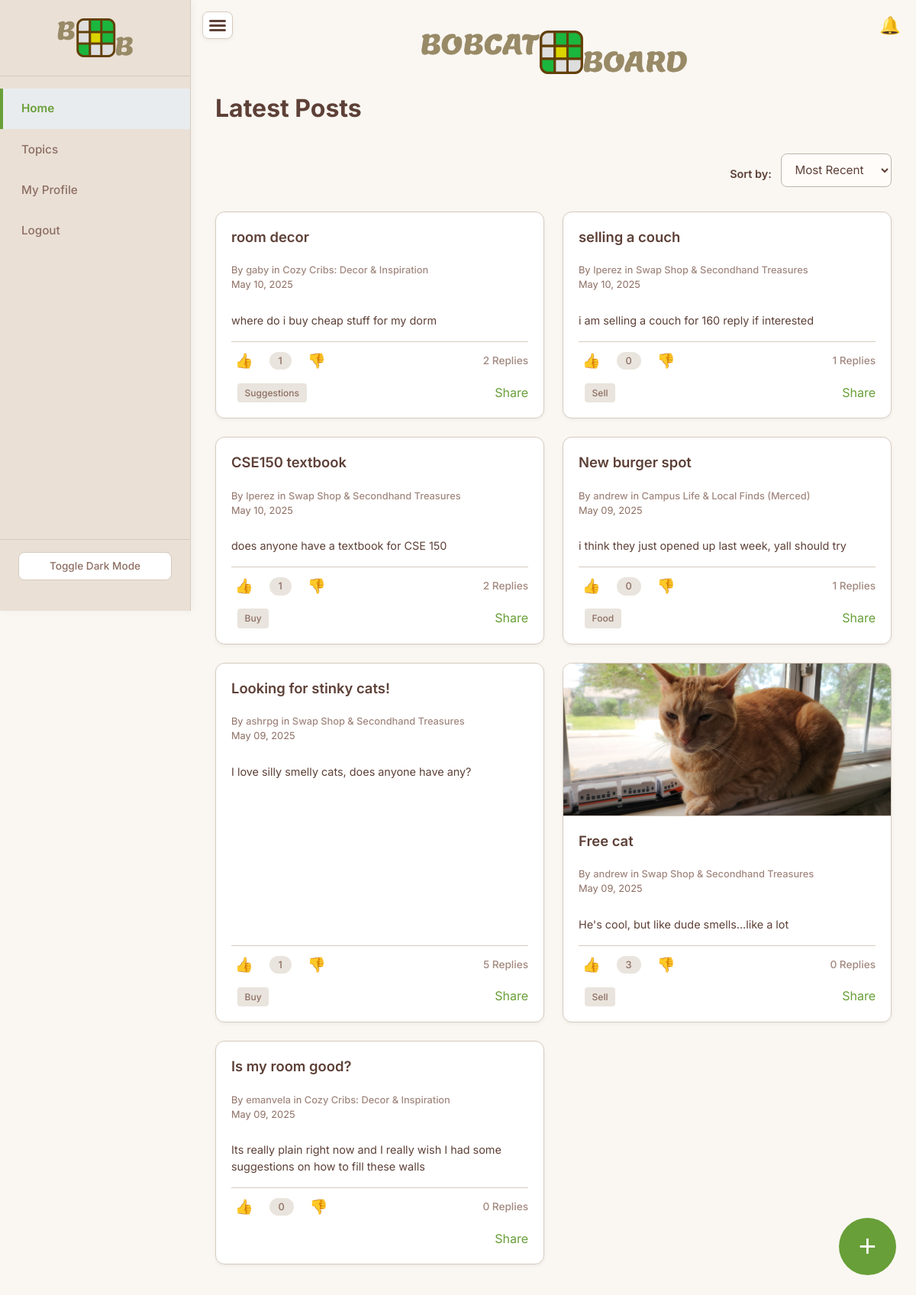
The app's page /home (signed in) with its own data.
### app/models.py (models this page shows, shortened)
class Post(db.Model):
    id = db.Column(db.Integer, primary_key=True)
    title = db.Column(db.String(200), nullable=False)
    content = db.Column(db.Text, nullable=False)
    timestamp = db.Column(db.DateTime, index=True, default=datetime.utcnow)
    edited = db.Column(db.Boolean, default=False)
    user_id = db.Column(db.Integer, db.ForeignKey('user.id'), nullable=False)
    topic_id = db.Column(db.Integer, db.ForeignKey('topic.id'), nullable=False)
    media_url = db.Column(db.String(255), nullable=True)
    tag = db.Column(db.String(50), nullable=True)
    author = db.relationship('User', back_populates='posts')
    topic = db.relationship('Topic', back_populates='posts')
    replies = db.relationship('Reply', back_populates='post', lazy='dynamic', cascade='all, delete-orphan')
    votes = db.relationship('Vote', back_populates='post', lazy='dynamic', cascade='all, delete-orphan')
    @property
    def upvotes_count(self):
        return Vote.query.filter_by(post_id=self.id, vote_type='upvote').count()
    @property
    def downvotes_count(self):
        return Vote.query.filter_by(post_id=self.id, vote_type='downvote').count()
    @property
    def score(self):
        return self.upvotes_count - self.downvotes_count

class User(UserMixin, db.Model):
    id = db.Column(db.Integer, primary_key=True)
    username = db.Column(db.String(150), unique=True, nullable=False)
    email = db.Column(db.String(120), unique=True, nullable=False)
    password = db.Column(db.String(150), nullable=False)
    role = db.Column(db.String(10), nullable=False, default='student')
    profile_picture = db.Column(db.String(255), nullable=True)
    posts = db.relationship('Post', back_populates='author', lazy='dynamic', cascade='all, delete-orphan')
    replies = db.relationship('Reply', back_populates='author', lazy='dynamic', cascade='all, delete-orphan')
    votes = db.relationship('Vote', back_populates='user', lazy='dynamic', cascade='all, delete-orphan')
    followers = db.relationship(
        'Follow',
        foreign_keys='Follow.user_id',
        backref='followed_user',
        lazy='dynamic',
        cascade='all, delete-orphan'
    )
    following = db.relationship(
        'Follow',
        foreign_keys='Follow.follower_id',
        backref='follower_user',
        lazy='dynamic',
        cascade='all, delete-orphan'
    )

class Topic(db.Model):
    id = db.Column(db.Integer, primary_key=True)
    name = db.Column(db.String(100), unique=True, nullable=False)
    description = db.Column(db.String(255), nullable=True)
    slug = db.Column(db.String(120), unique=True, nullable=False)
    posts = db.relationship('Post', back_populates='topic', lazy='dynamic', cascade='all, delete-orphan')

### app/routes.py (the view)
@main.route('/home')
@login_required
def home_page():
    sort = request.args.get('sort', 'recent')
    if sort == 'popular':
        all_posts = Post.query.outerjoin(Post.votes).group_by(Post.id).order_by(db.func.count(Vote.id).desc()).all()
        page_title = "Most Popular Posts"
    else:
        all_posts = Post.query.order_by(Post.timestamp.desc()).all()
        page_title = "Latest Posts"
    return render_template('feed.html', posts=all_posts, title=page_title, current_sort=sort)

### app/routes.py (called while the page is built)
@login_manager.user_loader
def load_user(user_id):
    return User.query.get(int(user_id))

@main.app_context_processor
def inject_notification_count():
    if current_user.is_authenticated:
        count = Notification.query.filter_by(user_id=current_user.id, is_read=False).count()
        return dict(unread_notifications_count=count)
    return dict(unread_notifications_count=0)

### app/templates/feed.html (shortened to what this page needs)
{% extends 'base.html' %}
{% block content %}
    <div style="display: flex; justify-content: center; align-items: center;">
        <img src="../static/assets/Bobcat board text logo.png" alt="Bobcat Board" style="max-width: 350px;">
    </div>
    <h1 class="mb-2">{{ title }}</h1>
    {% if posts %}
    <div style="display: flex; justify-content: flex-end; margin-bottom: 1rem;">
        <form method="get" action="{{ url_for('main.home_page') }}" style="display: flex; align-items: center; gap: 0.75rem;">
            <label for="sort" class="text-muted" style="white-space: nowrap; margin-bottom: 0;">Sort by:</label>
            <select name="sort" id="sort" onchange="this.form.submit()" class="form-select-sm">
                <option value="recent" {% if current_sort == 'recent' %}selected{% endif %}>Most Recent</option>
            </select>
        </form>
    </div>
        <div class="feed-grid">
            {% for post in posts %}
                <article class="content-card">
                    {% if post.media_url %}
                        <a href="{{ url_for('main.view_post', post_id=post.id, origin='feed') }}" class="card-image-link">
                            <img src="{{ url_for('static', filename='uploads/' ~ post.media_url) }}" alt="Image for {{post.title}}" class="card-image">
                        </a>
                    {% else %}
                         <div class="card-no-image"></div>
                    {% endif %}
                    <div class="card-content">
                        <h3><a href="{{ url_for('main.view_post', post_id=post.id, origin='feed') }}">{{ post.title }}</a></h3>
                        <p class="post-meta">
                            By <a href="{{ url_for('main.user_profile', username=post.author.username) }}">{{ post.author.username }}</a>
                            in <a href="{{ url_for('main.view_topic', slug=post.topic.slug) }}">{{ post.topic.name }}</a>
                            <br>{{ post.timestamp.strftime('%b %d, %Y') }}
                        </p>
                        <p class="post-content-snippet">
                            {{ post.content | striptags | truncate(100) }}
                        </p>
                        <div class="post-interactions">
                            <div class="vote-controls">
                                <form action="{{ url_for('main.vote_post', post_id=post.id, vote_type='upvote') }}" method="post" class="vote-form-inline">
                                    <button type="submit" aria-label="Upvote">👍</button>
                                </form>
                                <span class="vote-score">{{ post.score }}</span>
                                <form action="{{ url_for('main.vote_post', post_id=post.id, vote_type='downvote') }}" method="post" class="vote-form-inline">
                                    <button type="submit" aria-label="Downvote">👎</button>
                                </form>
                            </div>
                            <a href="{{ url_for('main.view_post', post_id=post.id, origin='feed') }}#replies" class="view-replies-link">{{ post.replies.count() }} Replies</a>
                        </div>
                        <div class="mt-1" style="display: flex; align-items: center; justify-content: space-between;">
                            {% if post.tag %}
                                <span class="post-tag-badge">{{ post.tag }}</span>
                            {% else %}
                                <span></span> {% endif %}
                            <span class="share-link" style="cursor: pointer; color: #689f38; transition: opacity 0.3s ease-in-out;"
                                  data-post-url="{{request.scheme }}://{{ request.host }}{{ url_for('main.view_post', post_id=post.id, origin='feed') }}"
                                  onclick="copyToClipboard(this)">
                                Share
                            </span>
                        </div>
                    </div>
                </article>
            {% endfor %}
            <div>
                <a href="{{ url_for('main.topics_index') }}">
                    <button type="button" class="footer-button">+</button>
                  </a>
            </div>
        </div>
    {% else %}
        <div class="flash info">
            No posts have been made yet. Be the first to create one!
        </div>
    {% endif %}
{% endblock %}

### records on screen
Post: title "room decor", author.username "gaby", topic.name "Cozy Cribs: Decor & Inspiration", timestamp "May 10, 2025", content "where do i buy cheap stuff for my dorm", score "1", replies.count "2", tag "Suggestions"
Post: title "selling a couch", author.username "lperez", topic.name "Swap Shop & Secondhand Treasures", timestamp "May 10, 2025", content "i am selling a couch for 160 reply if interested", score "0", replies.count "1", tag "Sell"
Post: title "CSE150 textbook", author.username "lperez", topic.name "Swap Shop & Secondhand Treasures", timestamp "May 10, 2025", content "does anyone have a textbook for CSE 150", score "1", replies.count "2", tag "Buy"
Post: title "New burger spot", author.username "andrew", topic.name "Campus Life & Local Finds (Merced)", timestamp "May 09, 2025", content "i think they just opened up last week, yall should try", score "0", replies.count "1", tag "Food"
Post: title "Looking for stinky cats!", author.username "ashrpg", topic.name "Swap Shop & Secondhand Treasures", timestamp "May 09, 2025", content "I love silly smelly cats, does anyone have any?", score "1", replies.count "5", tag "Buy"
Post: media_url (picture), title "Free cat", author.username "andrew", topic.name "Swap Shop & Secondhand Treasures", timestamp "May 09, 2025", content "He's cool, but like dude smells...like a lot", score "3", replies.count "0", tag "Sell"
Post: title "Is my room good?", author.username "emanvela", topic.name "Cozy Cribs: Decor & Inspiration", timestamp "May 09, 2025", content "Its really plain right now and I really wish I had some suggestions on how to fill these walls", score "0", replies.count "0"

### other values on screen
{{ title }} "Latest Posts"
